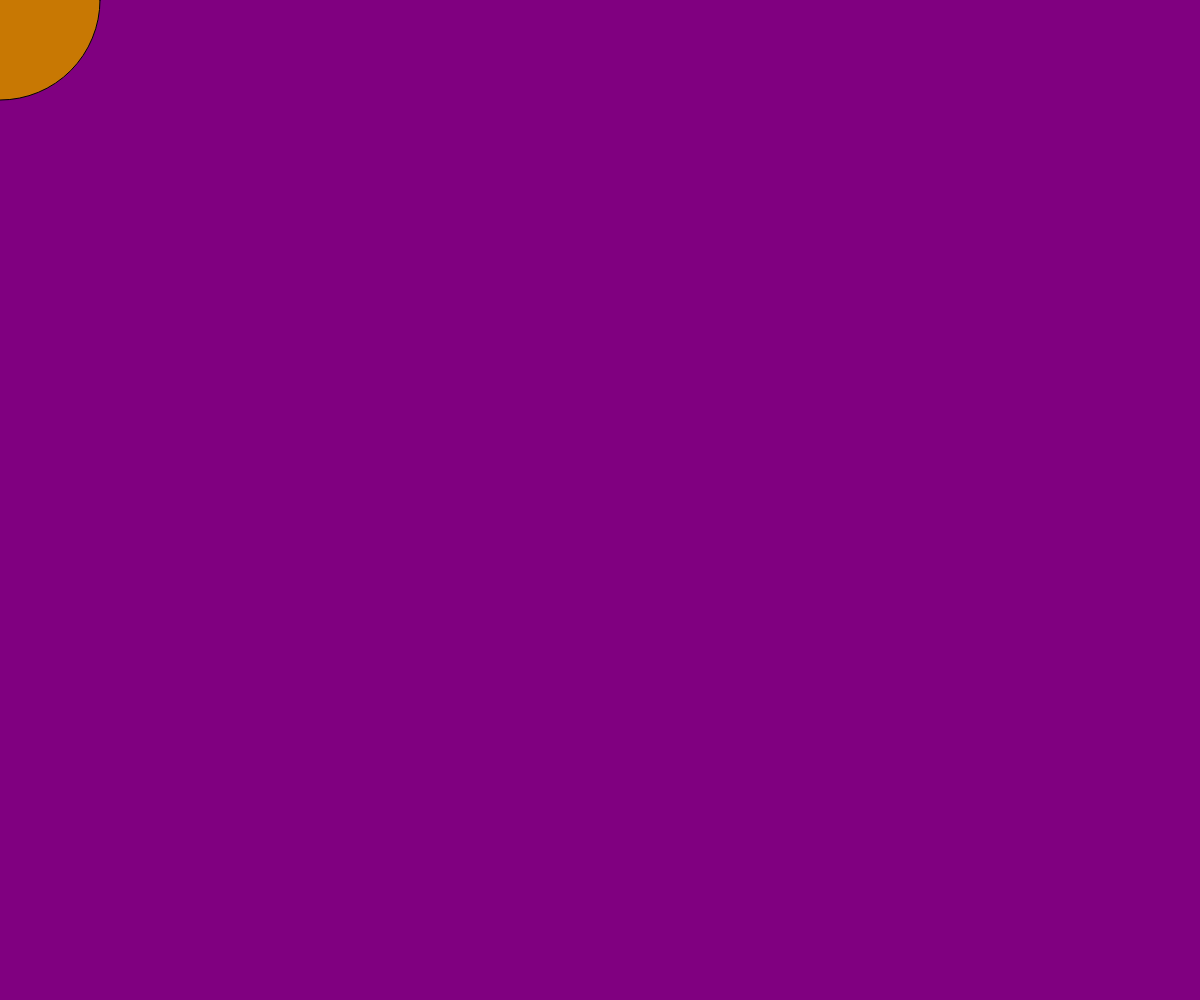
Frame 1 (no input)
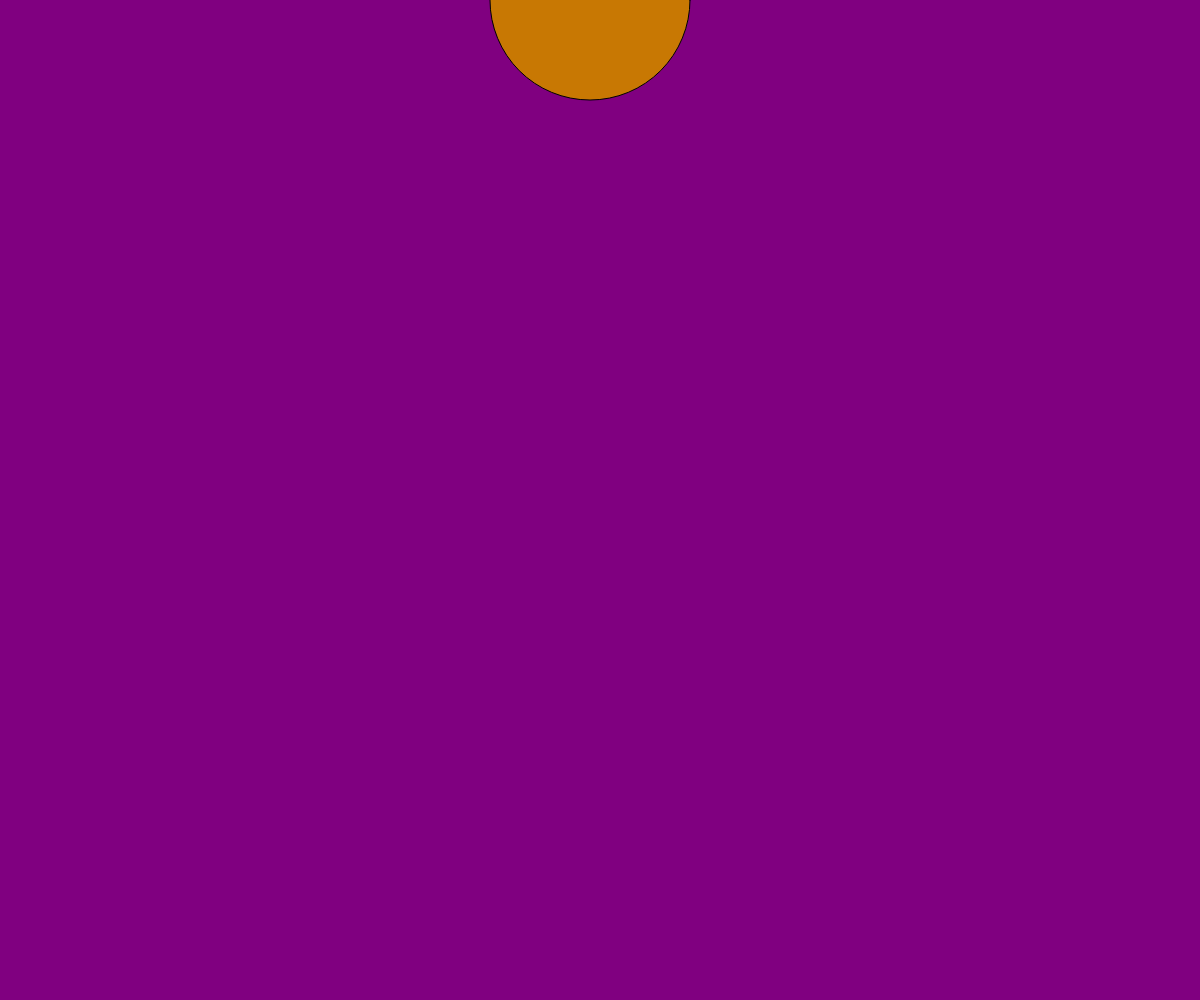
Frame 60 (no input)
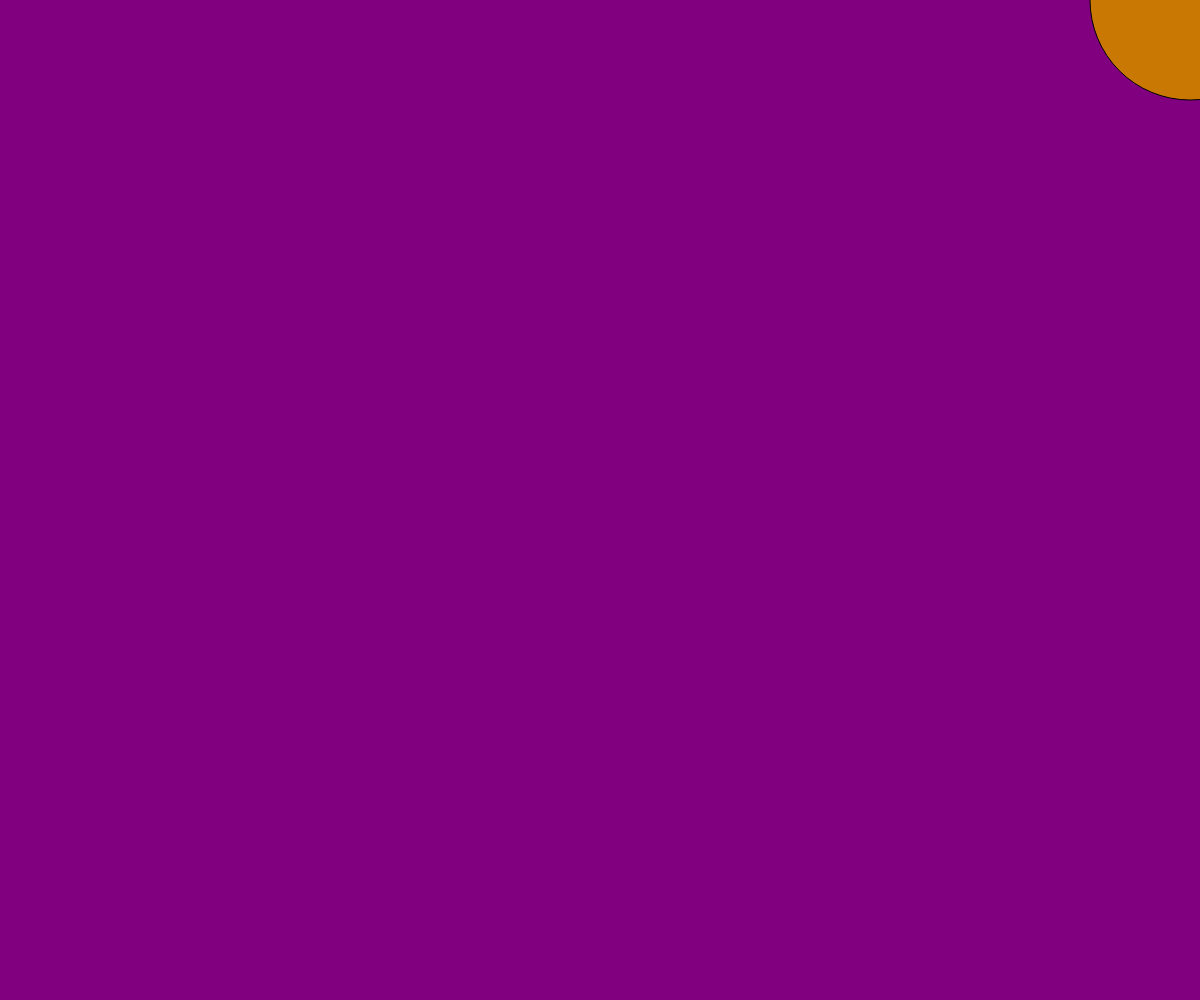
Frame 120 (the mouse pressed at the canvas centre since frame 60)

The p5.js sketch that drew these frames (run headless with seeded random() and noise() and a simulated clock; from frame 60 on, the mouse is pressed at the canvas centre):

// p5.js sketch
// ── sketch.js
var x = 0;
var y = x;

//just called once and done
function setup() {
    createCanvas(windowWidth,windowHeight);
}
//Draw runs over and over again
function draw() {
    background('purple');
    fill(200,120,3)
    ellipse(x,0,200);
    x = x + 10;
    if (x > width) {
        x = 0;

    }
}
// ── drawLoop.html
<html>
    <head>
            <script src="https://cdnjs.cloudflare.com/ajax/libs/p5.js/0.5.11/p5.js"></script>
            <script src ="sketch.js"></script>
    </head>
    <body>
    </body>
</html>
